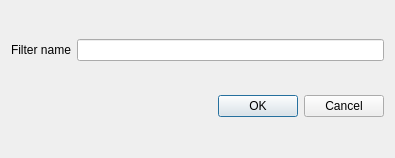
<?xml version="1.0" encoding="UTF-8"?>
<ui version="4.0">
 <class>SaveFilterDialog</class>
 <widget class="QDialog" name="SaveFilterDialog">
  <property name="geometry">
   <rect>
    <x>0</x>
    <y>0</y>
    <width>395</width>
    <height>158</height>
   </rect>
  </property>
  <property name="windowTitle">
   <string>Filter name</string>
  </property>
  <property name="modal">
   <bool>true</bool>
  </property>
  <layout class="QGridLayout" name="gridLayout">
   <item row="0" column="0">
    <widget class="QLabel" name="label">
     <property name="text">
      <string>Filter name</string>
     </property>
    </widget>
   </item>
   <item row="0" column="1">
    <widget class="QLineEdit" name="filterName"/>
   </item>
   <item row="1" column="0" colspan="2">
    <widget class="QDialogButtonBox" name="buttonBox">
     <property name="orientation">
      <enum>Qt::Horizontal</enum>
     </property>
     <property name="standardButtons">
      <set>QDialogButtonBox::Cancel|QDialogButtonBox::Ok</set>
     </property>
    </widget>
   </item>
  </layout>
 </widget>
 <resources/>
 <connections>
  <connection>
   <sender>buttonBox</sender>
   <signal>accepted()</signal>
   <receiver>SaveFilterDialog</receiver>
   <slot>accept()</slot>
   <hints>
    <hint type="sourcelabel">
     <x>248</x>
     <y>254</y>
    </hint>
    <hint type="destinationlabel">
     <x>157</x>
     <y>274</y>
    </hint>
   </hints>
  </connection>
  <connection>
   <sender>buttonBox</sender>
   <signal>rejected()</signal>
   <receiver>SaveFilterDialog</receiver>
   <slot>reject()</slot>
   <hints>
    <hint type="sourcelabel">
     <x>316</x>
     <y>260</y>
    </hint>
    <hint type="destinationlabel">
     <x>286</x>
     <y>274</y>
    </hint>
   </hints>
  </connection>
 </connections>
</ui>
